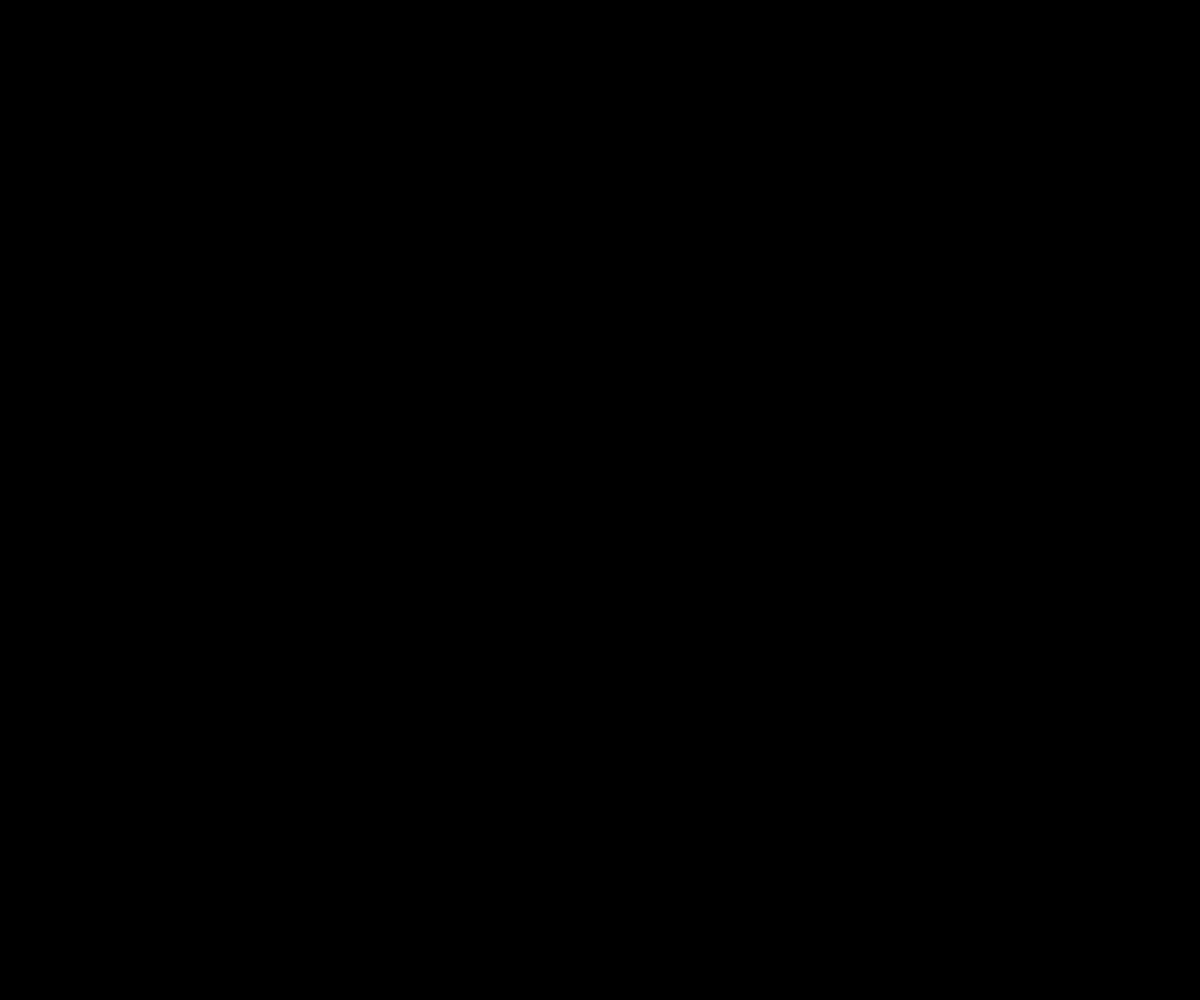
Frame 1 (no input)
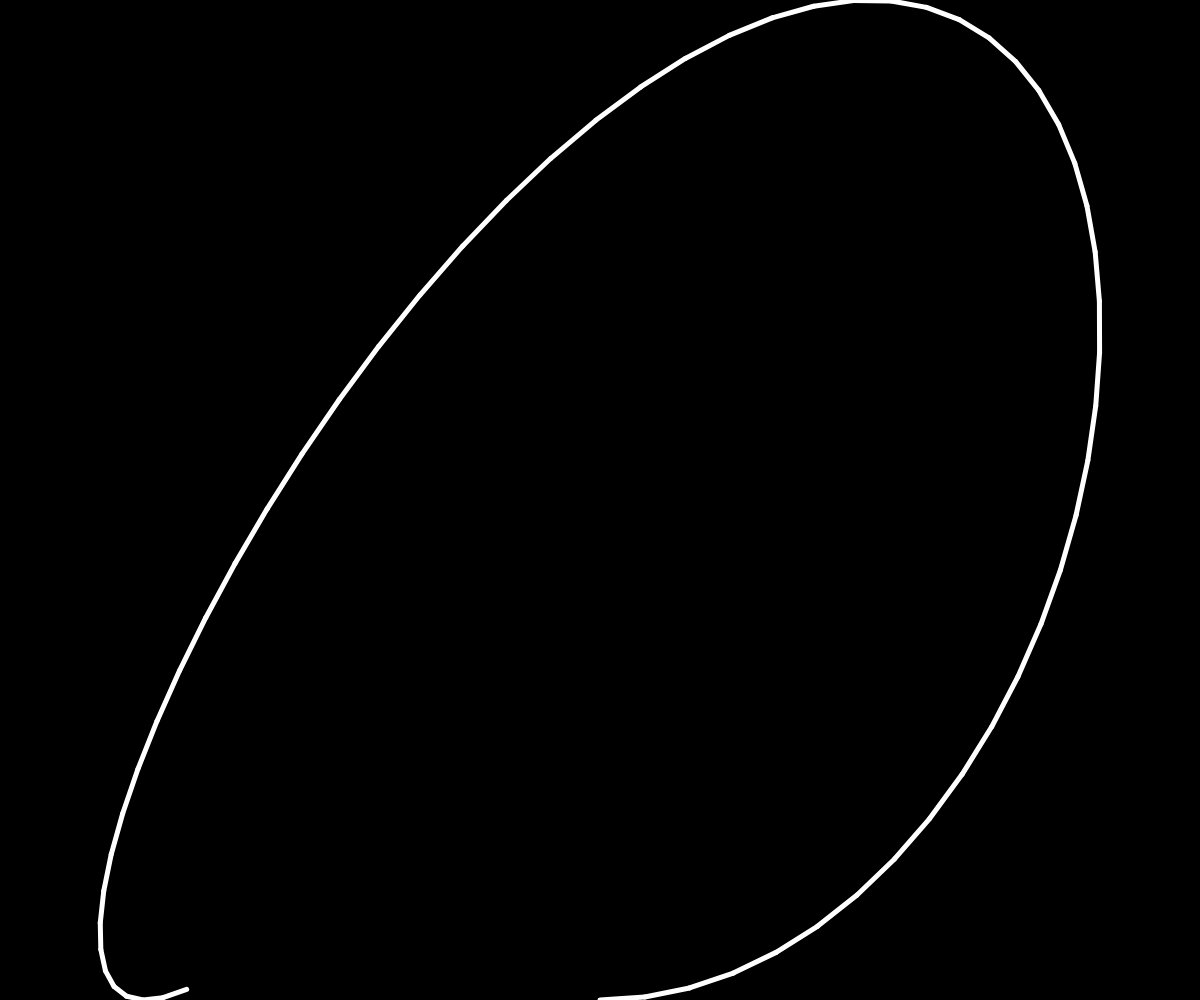
Frame 60 (no input)
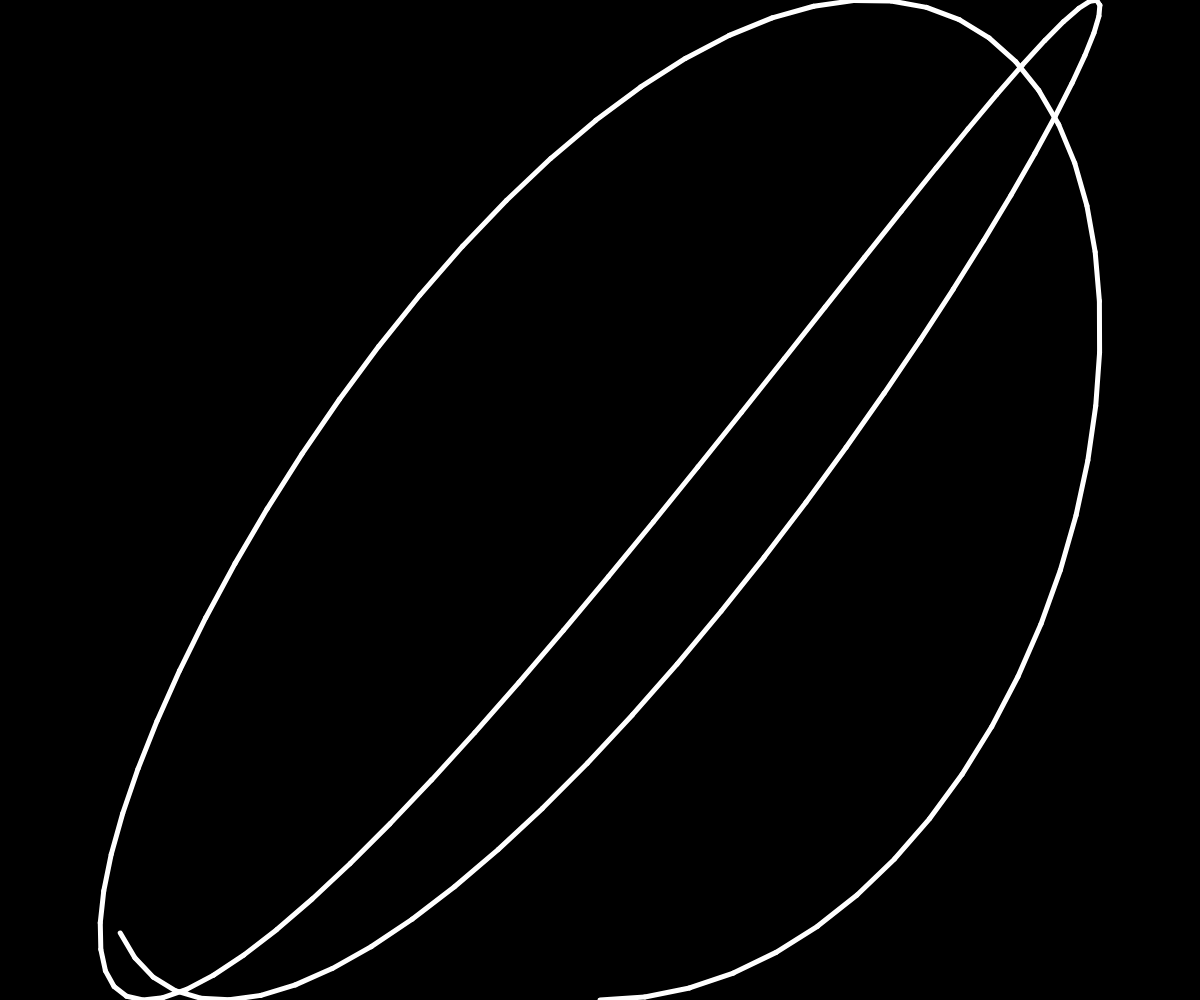
Frame 120 (the mouse pressed at the canvas centre since frame 60)

The p5.js sketch that drew these frames (run headless with seeded random() and noise() and a simulated clock; from frame 60 on, the mouse is pressed at the canvas centre):

// p5.js sketch
// ── sketch.js
var time = 0;
var radius = 500;
var speed = 0.1;
var strokeweight = 5;
var x_drift = 0.9;
var y_drift = 1.1;
var r = 255;
var g = 255;
var b = 255;
var change_intervall = 3000;
var xpos_last = 0;
var ypos_last = 0;
var lastchange = 0;

function setup() {
  createCanvas(windowWidth, windowHeight);
  background(0);
  frameRate(120);
  textSize(30);
}

function draw() {
  // background(0,20);
  var xpos = (width / 2) + (sin(time * x_drift) * radius);
  var ypos = (height / 2) + (cos(time * y_drift) * radius);
  //stroke(128);
  //line((width/2), (height/2),(width/2)+xpos, (height/2)+ypos);
  strokeWeight(strokeweight);
  stroke(r, g, b, 255);
  // ellipse((width / 2) + xpos, (height / 2) + ypos, 20);
  if (xpos_last != 0 && ypos_last != 0) {
    line(xpos_last, ypos_last, xpos, ypos);
  }
  xpos_last = xpos;
  ypos_last = ypos;
  time = time + speed;

  if ((millis() - lastchange) > change_intervall) {
    //  background(0);
    x_drift = random(0.5, 1.2);
    y_drift = random(0.5, 1.2);
    r = random(40, 255);
    g = random(40, 255);
    b = random(40, 255);
    radius = random(100, 500);
strokeweight = random(2,19);
    xpos_last = 0;
    ypos_last = 0;
    lastchange = millis()
  }
  noStroke();
  fill(255, 0, 255);
 // text("millis=" + int(millis()) + "  lastchange=" + int(lastchange), 40, 40);
}
